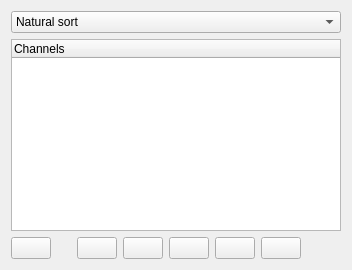
     <widget class="QWidget" name="channels_tab">
      <attribute name="icon">
       <iconset resource="resource.qrc">
        <normaloff>:/graph.png</normaloff>:/graph.png</iconset>
      </attribute>
      <attribute name="title">
       <string>Channels</string>
      </attribute>
      <layout class="QVBoxLayout" name="verticalLayout_5">
       <item>
        <widget class="QSplitter" name="splitter">
         <property name="orientation">
          <enum>Qt::Horizontal</enum>
         </property>
         <widget class="QWidget" name="verticalLayoutWidget">
          <layout class="QVBoxLayout" name="verticalLayout_4">
           <item>
            <widget class="QComboBox" name="channel_view">
             <item>
              <property name="text">
               <string>Natural sort</string>
              </property>
             </item>
             <item>
              <property name="text">
               <string>Internal file structure</string>
              </property>
             </item>
             <item>
              <property name="text">
               <string>Selected channels only</string>
              </property>
             </item>
            </widget>
           </item>
           <item>
            <widget class="TreeWidget" name="channels_tree">
             <property name="toolTip">
              <string>Double click channel to see extended information</string>
             </property>
             <column>
              <property name="text">
               <string>Channels</string>
              </property>
             </column>
            </widget>
           </item>
           <item>
            <layout class="QHBoxLayout" name="horizontalLayout_2">
             <item>
              <widget class="QPushButton" name="load_channel_list_btn">
               <property name="toolTip">
                <string>Load offline windows</string>
               </property>
               <property name="text">
                <string/>
               </property>
               <property name="icon">
                <iconset resource="resource.qrc">
                 <normaloff>:/open.png</normaloff>:/open.png</iconset>
               </property>
              </widget>
             </item>
             <item>
              <spacer name="horizontalSpacer_6">
               <property name="orientation">
                <enum>Qt::Horizontal</enum>
               </property>
               <property name="sizeType">
                <enum>QSizePolicy::Fixed</enum>
               </property>
               <property name="sizeHint" stdset="0">
                <size>
                 <width>20</width>
                 <height>20</height>
                </size>
               </property>
              </spacer>
             </item>
             <item>
              <widget class="QPushButton" name="save_channel_list_btn">
               <property name="toolTip">
                <string>Save offline windows</string>
               </property>
               <property name="text">
                <string/>
               </property>
               <property name="icon">
                <iconset resource="resource.qrc">
                 <normaloff>:/save.png</normaloff>:/save.png</iconset>
               </property>
              </widget>
             </item>
             <item>
              <widget class="QPushButton" name="select_all_btn">
               <property name="toolTip">
                <string>Select all the channels</string>
               </property>
               <property name="text">
                <string/>
               </property>
               <property name="icon">
                <iconset resource="resource.qrc">
                 <normaloff>:/checkmark.png</normaloff>:/checkmark.png</iconset>
               </property>
              </widget>
             </item>
             <item>
              <widget class="QPushButton" name="clear_channels_btn">
               <property name="toolTip">
                <string>Clear all selected channels</string>
               </property>
               <property name="text">
                <string/>
               </property>
               <property name="icon">
                <iconset resource="resource.qrc">
                 <normaloff>:/erase.png</normaloff>:/erase.png</iconset>
               </property>
              </widget>
             </item>
             <item>
              <widget class="QPushButton" name="advanced_search_btn">
               <property name="toolTip">
                <string>Search and select channels</string>
               </property>
               <property name="text">
                <string/>
               </property>
               <property name="icon">
                <iconset resource="resource.qrc">
                 <normaloff>:/search.png</normaloff>:/search.png</iconset>
               </property>
              </widget>
             </item>
             <item>
              <widget class="QPushButton" name="create_window_btn">
               <property name="toolTip">
                <string>Create window</string>
               </property>
               <property name="text">
                <string/>
               </property>
               <property name="icon">
                <iconset resource="resource.qrc">
                 <normaloff>:/graph.png</normaloff>:/graph.png</iconset>
               </property>
              </widget>
             </item>
             <item>
              <spacer name="horizontalSpacer">
               <property name="orientation">
                <enum>Qt::Horizontal</enum>
               </property>
               <property name="sizeHint" stdset="0">
                <size>
                 <width>40</width>
                 <height>20</height>
                </size>
               </property>
              </spacer>
             </item>
            </layout>
           </item>
          </layout>
         </widget>
        </widget>
       </item>
      </layout>
     </widget>
